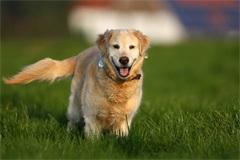
%> input picture ps0_matlab_Haoyang_Zeng/input/ps0-1-a-1.png, 240 x 160 px
$ octave ps0_4_f.m   (GNU Octave 9; MATLAB toolbox functions it lacks are replaced by stand-ins)
%> lines starting %> are read from the running program, lines starting %| are printed output that depends on the picture
F1 = imread('ps0-1-a-1.png');
%> F1 is the input picture: size 160x240x3 uint8; mean R, G, B 95.6, 95.9, 52.4
Fo = F1;
F1(:,:,1) = 0;
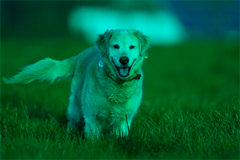
%> F1: size 160x240x3 uint8; mean R, G, B 0, 95.9, 52.4
F1(:,:,3) = 0;
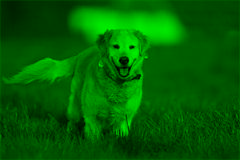
%> F1: size 160x240x3 uint8; mean R, G, B 0, 95.9, 0
F2 = imtranslate(F1,[-2, 0]);
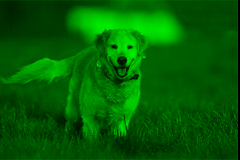
%> F2: size 160x240x3 uint8; mean R, G, B 0, 95.3, 0
imshow(Fo - F2);
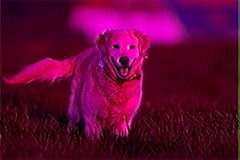
%> displayed picture: size 160x240x3, on the screen's scale of 0 to 255; mean R, G, B 95.6, 5.1, 52.4

$ run again, with ps0_matlab_Haoyang_Zeng/input/ps0-1-a-2.png copied over ps0_matlab_Haoyang_Zeng/input/ps0-1-a-1.png
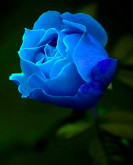
%> input picture ps0_matlab_Haoyang_Zeng/input/ps0-1-a-2.png, 133 x 165 px
%> F1 is the input picture: size 165x133x3 uint8; mean R, G, B 6.1, 47.1, 66.7
%> `F2 = imtranslate(F1,[-2, 0]);`:
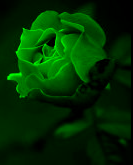
%> F2: size 165x133x3 uint8; mean R, G, B 0, 46.6, 0
%> `imshow(Fo - F2);`:
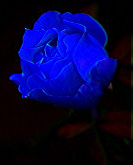
%> displayed picture: size 165x133x3, on the screen's scale of 0 to 255; mean R, G, B 6.1, 4.6, 66.7

$ run again, with ps0_matlab_Haoyang_Zeng/input/im1.jpg saved as ps0_matlab_Haoyang_Zeng/input/ps0-1-a-1.png
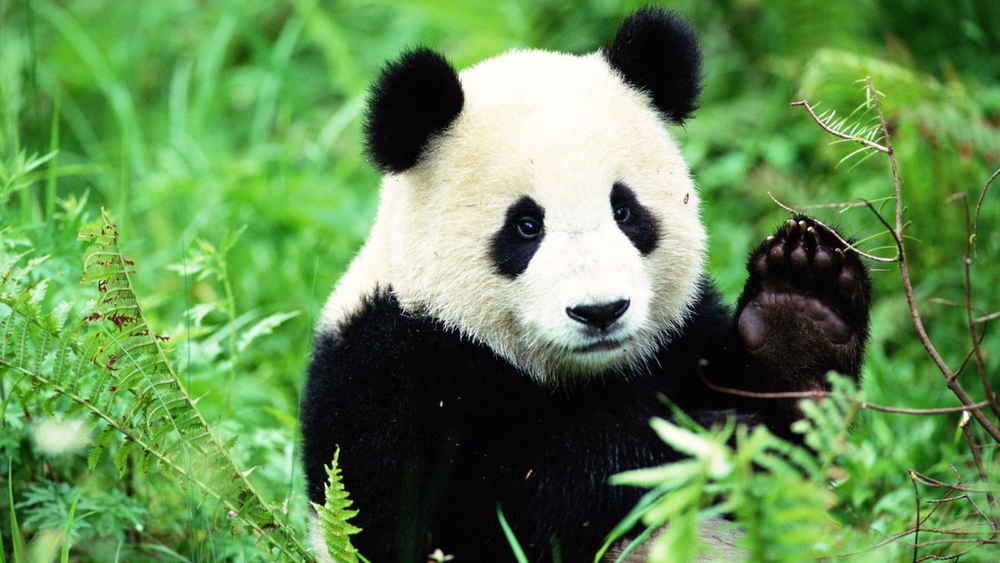
%> input picture ps0_matlab_Haoyang_Zeng/input/im1.jpg, 1000 x 563 px, shrunk from 1400 x 788 before the run
%> F1 is the input picture: size 563x1000x3 uint8; mean R, G, B 98.2, 139.5, 81.5
%> `F2 = imtranslate(F1,[-2, 0]);`:
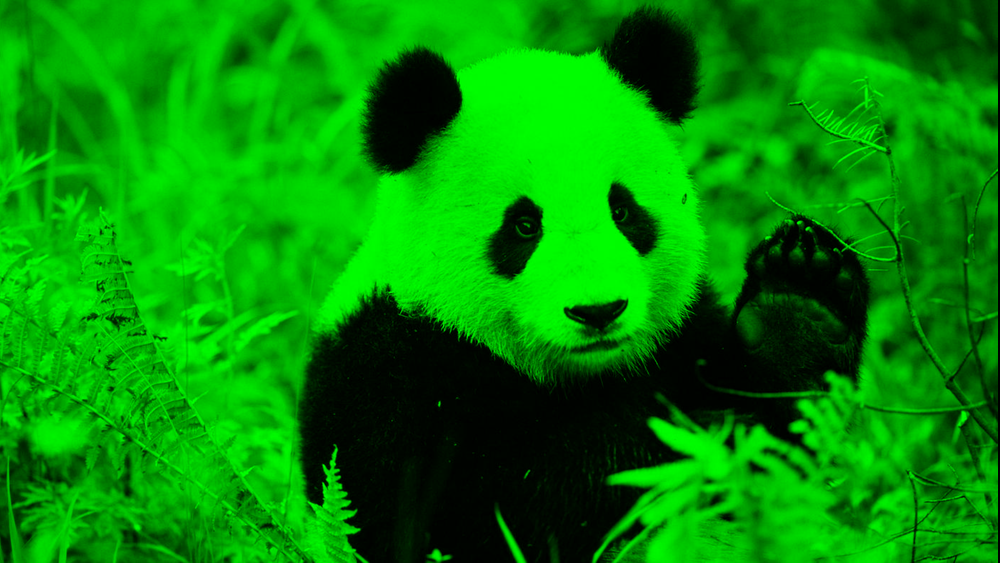
%> F2: size 563x1000x3 uint8; mean R, G, B 0, 139.1, 0
%> `imshow(Fo - F2);`:
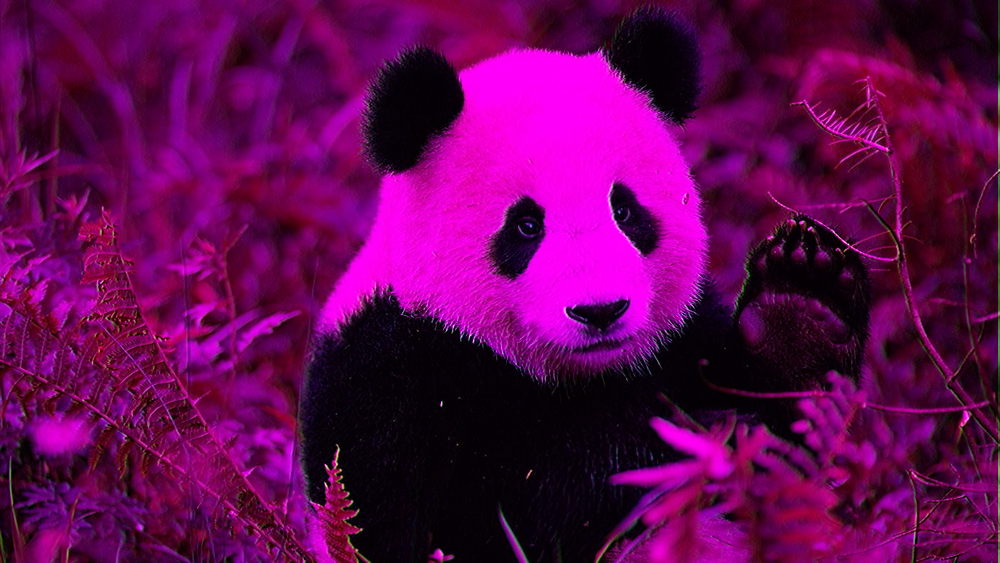
%> displayed picture: size 563x1000x3, on the screen's scale of 0 to 255; mean R, G, B 98.2, 5, 81.5
